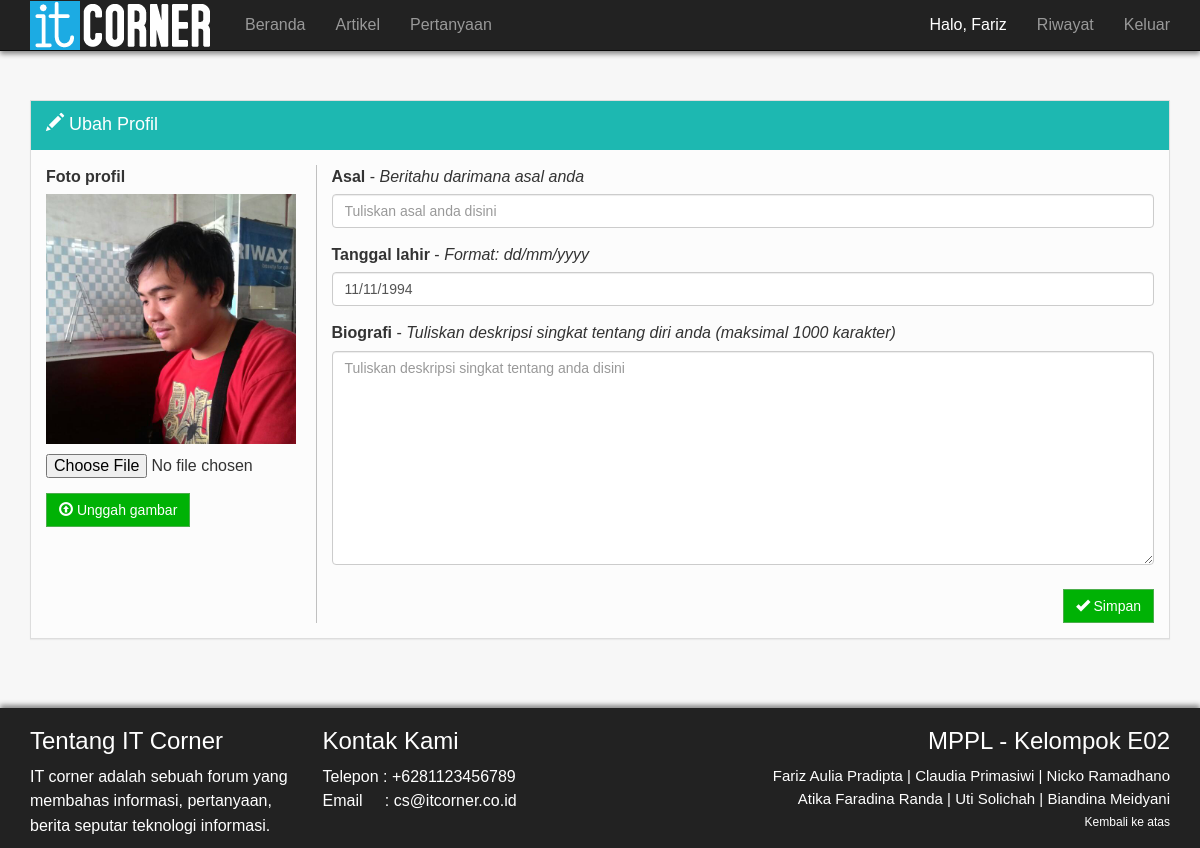
The app's page /mppl/edit_profil.php (signed in) with its own data.
### tables this page shows
CREATE TABLE IF NOT EXISTS `user` (
  `username` varchar(50) NOT NULL,
  `nama` varchar(50) NOT NULL,
  `password` varchar(50) NOT NULL,
  `email` varchar(50) NOT NULL,
  `jenis_user` varchar(50) NOT NULL,
  `gambar` varchar(100) DEFAULT NULL,
  `tanggal_masuk` timestamp NOT NULL DEFAULT CURRENT_TIMESTAMP,
  `deskripsi` varchar(1000) DEFAULT NULL,
  `tanggal_lahir` date DEFAULT NULL,
  `tempat_tinggal` varchar(100) DEFAULT NULL,
  `pesan_flag` int(11) NOT NULL DEFAULT '0'
);

### mppl/edit_profil.php (the view, shortened to what this page needs)
<!doctype html>
<html>
<head>
  <link rel="stylesheet" href="assets/bootstrap/css/bootstrap.min.css">
  <link rel="stylesheet" href="assets/bootstrap/css/datepicker.css">
</head>
<body>
  <div class="container">
    <div class="navbar navbar-fixed-top navbar-inverse outer-navbar">
      <div class="container">
        <div class="navbar-header">
          <a class="navbar-brand hidden-sm" style="padding:0px;margin:0px;" href="#"><img src="it_corner.png" style="padding-top:1px"></a>
        </div>
        <div class="collapse navbar-collapse">
          <ul class="nav navbar-nav">
            <li>
              <a href="home.php">Beranda</a>
            </li>
            <li>
              <a href="list_artikel.php">Artikel</a>
            </li>
            <li>
              <a href="list_pertanyaan.php">Pertanyaan</a>
            </li>
            <?php session_start(); include 'header.php'; ?>
        </div>
      </div>
    </div>
    <br class="visible-sm"><br class="visible-sm">
    <div class="row" style="padding-top:100px;">
      <div class="col-md-12">
        <div class="panel panel-default">
        <div class="panel-heading">
          <p class="panel-title" style="font-size:18px"><span class="glyphicon glyphicon-pencil"></span> Ubah Profil</p>
        </div>
          <div class="panel-body">
            <?php
            if(isset($_POST['user']))
            {
              $n = $_POST['user'];
              $query="SELECT nama, email, gambar, DATE_FORMAT(tanggal_masuk, '%d-%m-%Y') AS tanggal, deskripsi, tanggal_lahir, tempat_tinggal from user where username='$n'";
              $rows=mysql_query($query);
              while($row = mysql_fetch_assoc($rows))
              {
                $tanggal = $row['tanggal'];
                $day = substr($tanggal, 0, 2);
                $coba = substr($tanggal, 3, 2);
                $yeartime = substr($tanggal, 6);
                if($coba == '01')
                {
                  $coba = 'Januari';
                }
                elseif($coba == '02')
                {
                  $coba = 'Februari';
                }
                elseif($coba == '03')
                {
                  $coba = 'Maret';
                }
                elseif($coba == '04')
                {
                  $coba = 'April';
                }
                elseif($coba == '05')
                {
                  $coba = 'Mei';
                }
                elseif($coba == '06')
                {
                  $coba = 'Juni';
                }
                elseif($coba == '07')
                {
                  $coba = 'Juli';
                }
                elseif($coba == '08')
                {
                  $coba = 'Agustus';
                }
                elseif($coba == '09')
                {
                  $coba = 'September';
                }
                elseif($coba == '10')
                {
                  $coba = 'Oktober';
                }
                elseif($coba == '11')
                {
                  $coba = 'November';
                }
                elseif($coba == '12')
                {
                  $coba = 'Desember';
                }
                $format_tanggal = $day . ' ' . $coba . ' ' . $yeartime;
                $nama = $row['nama'];
                echo "<div class='row'>";
                echo "<div class='col-sm-3'>";
                if($row['gambar'] == NULL)
                {
                  echo "<p align='center'><img src='anon.jpg' width='200px' height='200px'></p></div>";
                }
                else
                {
                  echo "<p align='center'><img src='".$row['gambar']."' width='200px' height='200px'></p></div>";
                }
                echo "<div class='col-sm-9'>";
                echo "<p style='font-size:30px;font-style:bold;'>" .$nama."</p>";
                echo "<h4>Member sejak</h4>
                " . $format_tanggal . "";
                if($row['deskripsi'] == NULL)
                {
                  echo '<br><br><h4>Biografi singkat</h4>
                  - Tidak ada deskripsi singkat tentang member ini -';
                }
                else
                {
                  echo '<br><br><h4>Biografi singkat</h4>
                  ' . $row['deskripsi'] . '';
                }
                if($row['deskripsi'] == NULL)
                {
                  echo '<br><br><h4>Asal</h4>
                  - Member ini malu-malu ketika ditanya asalnya -';
                }
                else
                {
                  echo '<br><br><h4>Asal</h4>
                  ' . $row['tempat_tinggal'] . '';
                }
                if($row['tanggal_lahir'] == NULL)
                {
                  echo '<br><br><h4>Tanggal Lahir</h4>
                  - Member ini malu-malu ketika ditanya tanggal lahirnya -';
                }
                else
                {
                  echo '<br><br><h4>Tanggal Lahir</h4>
                  ' . $row['tanggal_lahir'] . '';
                }
              }
              echo "</div>";
            }
            else
            {
              echo'
              <div class="row">
                <div class="col-sm-3">
                  <form id="upload" action="file_upload.php" method="post" enctype="multipart/form-data">
                    <div class="form-group">
                      <label class="control-label">Foto profil</label>';
                      $n = $_SESSION['username'];
                      $query="SELECT gambar from user where username='$n'";
                      $rows=mysql_query($query);
                      while($row = mysql_fetch_assoc($rows))
                      {
                        echo '<br>';
                        if($row['gambar'] == NULL)
                        {
                          echo "<p><img src='anon.jpg' width='250px' height='250px'></p>";
                        }
                        else
                        {
                          echo "<p><img src='".$row['gambar']."' width='250px' height='250px'></p>";
                        }
                      }
                  echo'
                      <div class="controls">
                        <input type="file" name="fileToUpload" id="fileToUpload">
                      </div>
                    </div>
                    <p class="fade in" id="errormsg" style="display:none;color:red"></p>';
                  echo '
                    <button type="submit" class="btn btn-success"><span class="glyphicon glyphicon-upload" aria-hidden="true"></span> Unggah gambar</button>
                  </form>
                </div>
                <script type="text/javascript">';
                $n = $_SESSION['username'];
                $query="SELECT deskripsi, DATE_FORMAT(tanggal_lahir, '%d/%m/%Y') AS tanggal, tempat_tinggal from user where username='$n'";
                $rows=mysql_query($query);
                while($row = mysql_fetch_assoc($rows))
                {
                  echo '
                  </script>
                  <div class="col-sm-9" style="border-left:1px solid silver">
                    <form id="kirim" method="POST" action="queryprofil.php">
                      <div class="form-group">
                        <label class="control-label">Asal</label> - <i>Beritahu darimana asal anda</i>
                        <div class="controls">';
                          if($row['tempat_tinggal'] == NULL)
                          {
                            echo '<input id="judul" class="form-control" type="text" name="asal" placeholder="Tuliskan asal anda disini">';
                          }
                          else
                          {
                            echo '<input id="judul" class="form-control" type="text" name="asal" value="'.$row['tempat_tinggal'].'">';
                          }
                    echo '
                        </div>
                      </div>
                      <div id="isiantanggal" class="form-group">
                        <label class="control-label">Tanggal lahir</label> - <i>Format: dd/mm/yyyy</i>
                        <div class="controls">';
                          if($row['tanggal'] == NULL)
                          {
                            echo '<input type="text" name="tanggal" class="form-control" placeholder="Klik untuk melanjutkan" id="example1">';
                          }
                          else
                          {
                            echo '<input id="example1" class="form-control" type="text" name="tanggal" value="'.$row['tanggal'].'">';
                          }
                    echo '<span class="fade in" id="errormsgtgl" style="display:none;color:red;font-style:italic;font-size:16px;"></span>
                        </div>
                      </div>
                      <div class="form-group">
                        <label class="control-label">Biografi</label> - <i>Tuliskan deskripsi singkat tentang diri anda (maksimal 1000 karakter)</i>
                        ';
                          if($row['deskripsi'] == NULL)
                          {
                            echo '<textarea id="isi" class="form-control" name="bio" rows="10" placeholder="Tuliskan deskripsi singkat tentang anda disini"></textarea>';
                          }
                          else
                          {
                            echo '<textarea id="isi" class="form-control" name="bio" rows="10">'.$row['deskripsi'].'</textarea>';
                          }
                    echo '
                        <div class="pull-right"><br>';
                    echo '
                          <button class="btn btn-success" type="submit"><span class="glyphicon glyphicon-ok" aria-hidden="true"></span> Simpan</button>
                        </div>
                      </div>
                    </form>
                  </div>
                </div>';
              }
            }
            echo "</div>";
          ?>
          </div>
          </div>
            </div>
          </div>
  <br><br>
  <div class="footer outer-footer">
     <div class="container">
       <div class="row">
         <div class="col-md-3">
           <h3 style="color:white;">Tentang IT Corner</h3>
           <p style="color:white">IT corner adalah sebuah forum yang membahas informasi, pertanyaan, berita seputar teknologi informasi.</p>
        </div>
        <div class="col-md-3">
           <h3 style="color:white">Kontak Kami</h3>
          <p style="color:white">Telepon&nbsp;: +6281123456789 <br> Email&nbsp;&nbsp;&nbsp;&nbsp;&nbsp;: cs@itcorner.co.id</p>
        </div>
        <div class="col-md-6">
           <h3 style="color:white;" align="right">MPPL - Kelompok E02</h3>
          <p style="color:white;font-size:15px;" align="right">Fariz Aulia Pradipta | Claudia Primasiwi | Nicko Ramadhano<br>Atika Faradina Randa | Uti Solichah | Biandina Meidyani<br><a href="#top" style="color:white;font-size:12px;" align="right">Kembali ke atas</a></p>
        </div>
      </div>
    </div>
  </div>
  </body>
  </html>

### records on screen
user: gambar (picture), tanggal "11/11/1994"

### other values on screen
$arr[0] "Fariz"
